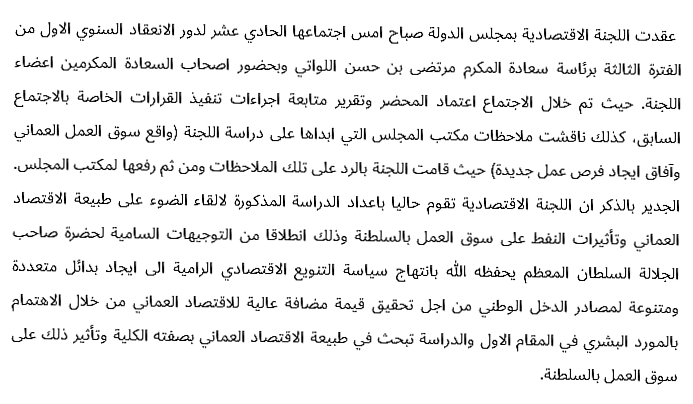
#> input picture inputs/csep1622.png, 693 x 404 px, found by its file name; its folder holds only this picture in this run
$ python process_one_image.py   (older library calls are emulated)
#> lines starting #> are read from the running program, lines starting #| are printed output that depends on the picture; after the words box and inside, x2 and y2 are one past the last pixel; in counts of white or black regions, pixels touching at a corner belong together; long printed decimals are rounded
#> further down, image is the input picture: shape (404, 693, 3); min 0, max 255, mean 238.6
### utils.py
import cv2
import numpy as np
import math
from more_itertools import unique_everseen

from os import environ


# [11 lines left out: function most_frequent, not called in this run]


def display_image(label, image):
    if (environ.get('DEBUG_MODE')):
        cv2.imshow(label, image)
        cv2.waitKey(0)
        cv2.destroyAllWindows()


# [4 lines left out: function convert_to_binary, not called in this run]


def convert_to_binary_and_invert(image):
    # convert to greyscale then flip black and white
    gray = cv2.cvtColor(image, cv2.COLOR_BGR2GRAY)
    _, thresh = cv2.threshold(gray, 127, 255, cv2.THRESH_BINARY_INV)
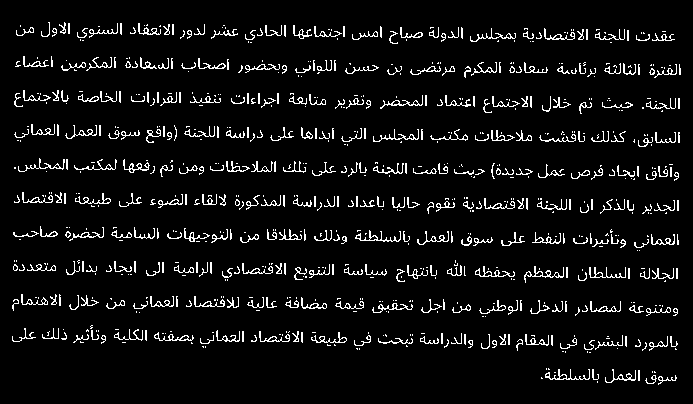
#> thresh: shape (404, 693); 6.3% white in thin lines or dots, all inside (x1, y1, x2, y2) = (12, 22, 681, 385)
    return thresh


# [53 lines left out: functions get_distance_between_words, thin_image, match_template, not called in this run]

### preprocess.py
import numpy as np
import cv2
import matplotlib.pyplot as plt # noqa
from math import ceil, floor # noqa
from utils import display_image, most_frequent, convert_to_binary_and_invert


# [23 lines left out: functions get_baseline_y_coord, get_horizontal_projection, get_vertical_projection, not called in this run]


def deskew(image):
    # get all white pixels coords (the foreground pixels)
    coords = np.column_stack(np.where(image > 0))
#> coords = 17731 pairs, first value 22 to 384, second value 12 to 680
    # minAreaRect computes the minimum rotated rectangle that contains the entire text region.
    angle = cv2.minAreaRect(coords)[-1]
#> angle = -0.716
    if angle < -45:
        angle = -(90 + angle)
    else:
        angle = -angle
#> angle = 0.716
    # now rotate the image with the obtained angle
    print("angle: ", angle)
#| angle:  0.7162
    (h, w) = image.shape[:2]
#> h = 404; w = 693
    center = (w // 2, h // 2)
#> center = (346, 202)
    # calculate rotation matrix
    M = cv2.getRotationMatrix2D(center, angle, 1.0)
#> M = [[1, 0.0125, -2.5], [-0.0125, 1, 4.34]]

    rotated = cv2.warpAffine(image, M, (w, h), flags=cv2.INTER_CUBIC, borderMode=cv2.BORDER_REPLICATE)
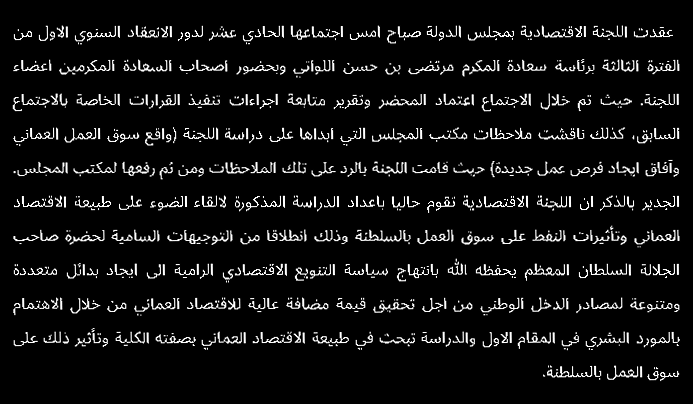
#> rotated: shape (404, 693); min 0, max 255, mean 17

    return rotated


# [101 lines left out: functions get_largest_connected_component, get_pen_size, find_max_transition, get_start_end_points_sr, not called in this run]


def get_cut_points(image, max_transition_index, vertical_projection):

    get_start_end_points_sr(image, max_transition_index)
    # [31 lines of commented-out code are left out]


# [283 lines left out: functions segment_character, template_match, contour_seg, not called in this run]

### trials/process_one_image.py
import numpy as np
import argparse
import cv2
import os
import shutil


from utils import convert_to_binary, convert_to_binary_and_invert, display_image, get_distance_between_words
from preprocess import get_baseline_y_coord, get_horizontal_projection, get_largest_connected_component
from preprocess import segment_character, get_pen_size, get_vertical_projection, deskew, find_max_transition,\
get_cut_points, contour_seg


# [51 lines left out: function segment_lines, not called in this run]


def segment_words(path):
    """
    this function keeps the list of word separatation points in word_separation list
    but segments into sub words and saves the sub words segements in their designated directory
    """
    files = [f for f in os.listdir(path) if os.path.isfile(os.path.join(path, f))]
    image = cv2.imread(os.path.join(path, files[0]))
    directory_name = path + "/" + files[0][:-4]

    if os.path.exists(directory_name):
        shutil.rmtree(directory_name)
    os.makedirs(directory_name)

    original_image = image.copy()
    image = convert_to_binary_and_invert(image)
    # image_with_line = image.copy()

    (h, w) = image.shape

    # image_with_line = cv2.dilate(image, np.ones((2, 2), np.uint8), iterations=1)  # needs some tuning
    horizontal_projection = get_horizontal_projection(image)
    baseline_y_coord = get_baseline_y_coord(horizontal_projection)
    # cv2.line(image_with_line, (0, baseline_y_coord), (w, baseline_y_coord), (255, 255, 255), 1)

    # display_image("image without dotting", image_without_dotting)
    vertical_projection = get_vertical_projection(image)

    print("shape of vertical projections is: ", len(vertical_projection))

    x, count = 0, 0
    is_space = False
    xcoords = []
    distances = []

    for i in range(w):
        if not is_space:
            if vertical_projection[i] == 0:
                is_space = True
                count = 1
                x = i

        else:
            if vertical_projection[i] > 0:
                is_space = False
                xcoords.append(x / count)
                distances.append(count)

            else:
                x += i
                count += 1

    distance = get_distance_between_words(distances)

    previous_width = 0
    word_separation = xcoords.copy()
    print(len(word_separation))
    for i in range(len(xcoords)):
        if i == 0:
            previous_width = int(xcoords[i])
            continue

        if distances[i-1] >= distance:
            pass
            # cv2.line(image, (previous_width, 0), (previous_width, h), (255, 255, 255), 1)
        else:
            # print(i)
            word_separation[i-1] = -1
        sub_word = original_image[:, previous_width:int(xcoords[i])]
        cv2.imwrite(directory_name + "/" + "segment_" + str(i) + ".png", sub_word)
            # display_image("sub word", sub_word)
        previous_width = int(xcoords[i])

    if distances[-2] < distance:
        word_separation[-2] = -1

    sub_word = original_image[:, int(xcoords[-1]):w]
    cv2.imwrite(directory_name + "/" + "segment_" + str(len(xcoords)) + ".png", sub_word)
    display_image("sub word", sub_word)

    print("word sep: ", word_separation)

    previous_width = 0
    sub_seg_points = []
    # word_separation = list(filter(lambda a: a != -1, word_separation))
    flag = False
    for i in range(len(word_separation)):

        if word_separation[i] == -1 and flag == False:

            flag = True
            sub_seg_points = []
            sub_seg_points.append(xcoords[i-1])
            # sub_seg_points.append(xcoords[i])

        if word_separation[i] == -1 and flag:
            sub_seg_points.append(xcoords[i])

        if word_separation[i] != -1 and flag:
            sub_seg_points.append(xcoords[i])
            flag = False
            print("sub seg: ", sub_seg_points)
            sub_image = image[:, int(sub_seg_points[0]): int(sub_seg_points[-1])]
            display_image("duh", sub_image)
            for i in range(1, len(sub_seg_points) -1):
                cv2.line(image, (int(sub_seg_points[i]), 0), (int(sub_seg_points[i]), h), (255, 255, 255), 1)
            display_image("display", image)

        previous_width = int(word_separation[i])

    cv2.line(image, (int(xcoords[-1]), 0), (int(xcoords[-1]), h), (255, 255, 255), 1)

    print("word: ", word_separation)
    print("xcoord: ", xcoords)
    display_image("final output", image)
    cv2.imwrite("dis.png", image)


if __name__ == '__main__':

    ap = argparse.ArgumentParser()

    ap.add_argument("-o",
                    "--line-segments-path",
                    required=False,
                    help="path to line segments file",
                    default="./segmented_lines")
    ap.add_argument("-i",
                    "--input-path",
                    required=False,
                    help="path to line segments file",
                    default="./inputs")

    args = vars(ap.parse_args())
    print(args)
    input_path = args["input_path"]
    line_segmets_path = args["line_segments_path"]

    files = [f for f in os.listdir(input_path) if os.path.isfile(os.path.join(input_path, f))]
    for f in files:
        print(f)
        image = cv2.imread(os.path.join(input_path, f))
        display_image("source", image)
        processed_image = convert_to_binary_and_invert(image)
        processed_image = deskew(processed_image)

        processed_image = cv2.bitwise_not(processed_image)
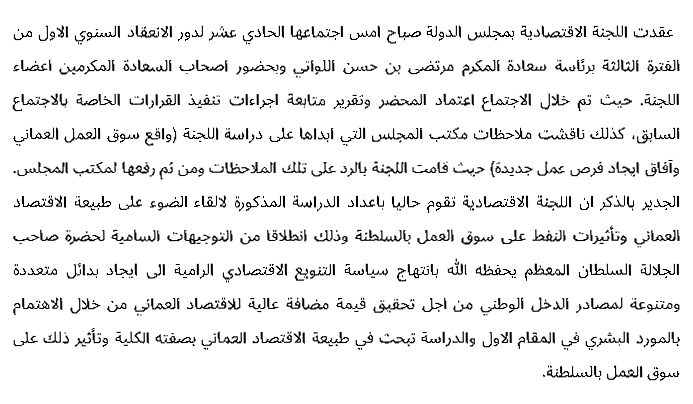
#> processed_image: shape (404, 693); min 0, max 255, mean 238
        print(processed_image.shape)
#| (404, 693)
        display_image("after deskew", processed_image)
        cv2.imwrite("binary.png", processed_image)
        line_segmets_path = os.path.join(line_segmets_path, f[:-4])

        # processed_image = segment_lines(processed_image, line_segmets_path)
        segment_words(line_segmets_path)
#> (the run stopped early here; a loop or call above may not have finished)
